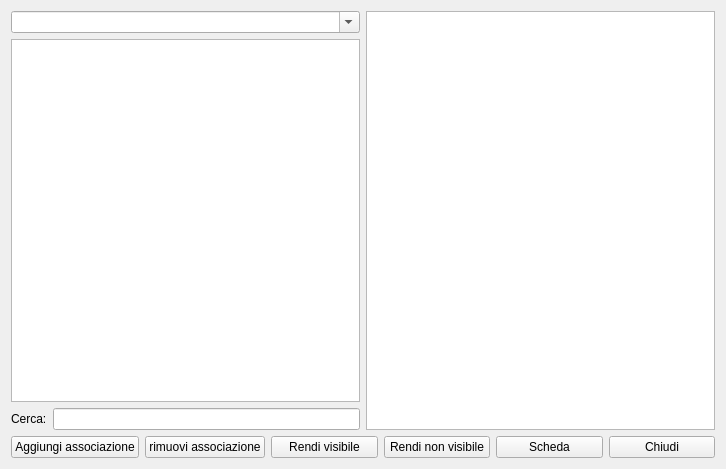
<?xml version="1.0" encoding="UTF-8"?>
<ui version="4.0">
 <class>HAssociazioni</class>
 <widget class="QWidget" name="HAssociazioni">
  <property name="windowModality">
   <enum>Qt::NonModal</enum>
  </property>
  <property name="geometry">
   <rect>
    <x>0</x>
    <y>0</y>
    <width>726</width>
    <height>469</height>
   </rect>
  </property>
  <property name="windowTitle">
   <string>Associazioni prodotti-ricette</string>
  </property>
  <property name="windowIcon">
   <iconset resource="resources.qrc">
    <normaloff>:/Resources/Map.PNG</normaloff>:/Resources/Map.PNG</iconset>
  </property>
  <layout class="QVBoxLayout" name="verticalLayout_3">
   <item>
    <layout class="QVBoxLayout" name="verticalLayout_2">
     <item>
      <layout class="QHBoxLayout" name="horizontalLayout_3">
       <item>
        <layout class="QVBoxLayout" name="verticalLayout">
         <item>
          <widget class="QComboBox" name="cbClienti">
           <property name="editable">
            <bool>true</bool>
           </property>
           <property name="insertPolicy">
            <enum>QComboBox::NoInsert</enum>
           </property>
          </widget>
         </item>
         <item>
          <widget class="QListView" name="listView"/>
         </item>
         <item>
          <layout class="QHBoxLayout" name="horizontalLayout">
           <item>
            <widget class="QLabel" name="label">
             <property name="text">
              <string>Cerca:</string>
             </property>
            </widget>
           </item>
           <item>
            <widget class="QLineEdit" name="leCliente"/>
           </item>
          </layout>
         </item>
        </layout>
       </item>
       <item>
        <widget class="QTableView" name="tableView">
         <property name="selectionBehavior">
          <enum>QAbstractItemView::SelectRows</enum>
         </property>
         <attribute name="horizontalHeaderStretchLastSection">
          <bool>true</bool>
         </attribute>
        </widget>
       </item>
      </layout>
     </item>
     <item>
      <layout class="QHBoxLayout" name="horizontalLayout_2">
       <item>
        <widget class="QPushButton" name="pushButton_2">
         <property name="text">
          <string>Aggiungi associazione</string>
         </property>
         <property name="icon">
          <iconset resource="resources.qrc">
           <normaloff>:/Resources/Plus.PNG</normaloff>:/Resources/Plus.PNG</iconset>
         </property>
         <property name="iconSize">
          <size>
           <width>32</width>
           <height>32</height>
          </size>
         </property>
        </widget>
       </item>
       <item>
        <widget class="QPushButton" name="pushButton_3">
         <property name="text">
          <string>rimuovi associazione</string>
         </property>
         <property name="icon">
          <iconset resource="resources.qrc">
           <normaloff>:/Resources/Minus.PNG</normaloff>:/Resources/Minus.PNG</iconset>
         </property>
         <property name="iconSize">
          <size>
           <width>32</width>
           <height>32</height>
          </size>
         </property>
        </widget>
       </item>
       <item>
        <widget class="QPushButton" name="pushButton_5">
         <property name="text">
          <string>Rendi visibile</string>
         </property>
         <property name="icon">
          <iconset resource="resources.qrc">
           <normaloff>:/Resources/Bullhorn.PNG</normaloff>:/Resources/Bullhorn.PNG</iconset>
         </property>
         <property name="iconSize">
          <size>
           <width>32</width>
           <height>32</height>
          </size>
         </property>
        </widget>
       </item>
       <item>
        <widget class="QPushButton" name="pushButton_6">
         <property name="text">
          <string>Rendi non visibile</string>
         </property>
         <property name="icon">
          <iconset resource="resources.qrc">
           <normaloff>:/Resources/Banned-Sign.PNG</normaloff>:/Resources/Banned-Sign.PNG</iconset>
         </property>
         <property name="iconSize">
          <size>
           <width>32</width>
           <height>32</height>
          </size>
         </property>
        </widget>
       </item>
       <item>
        <widget class="QPushButton" name="pushButton_4">
         <property name="text">
          <string>Scheda</string>
         </property>
         <property name="icon">
          <iconset resource="resources.qrc">
           <normaloff>:/Resources/Folder.PNG</normaloff>:/Resources/Folder.PNG</iconset>
         </property>
         <property name="iconSize">
          <size>
           <width>32</width>
           <height>32</height>
          </size>
         </property>
        </widget>
       </item>
       <item>
        <widget class="QPushButton" name="pushButton">
         <property name="text">
          <string>Chiudi</string>
         </property>
         <property name="icon">
          <iconset resource="resources.qrc">
           <normaloff>:/Resources/Actions-window-close-icon.png</normaloff>:/Resources/Actions-window-close-icon.png</iconset>
         </property>
         <property name="iconSize">
          <size>
           <width>32</width>
           <height>32</height>
          </size>
         </property>
        </widget>
       </item>
      </layout>
     </item>
    </layout>
   </item>
  </layout>
 </widget>
 <resources>
  <include location="resources.qrc"/>
 </resources>
 <connections/>
</ui>
